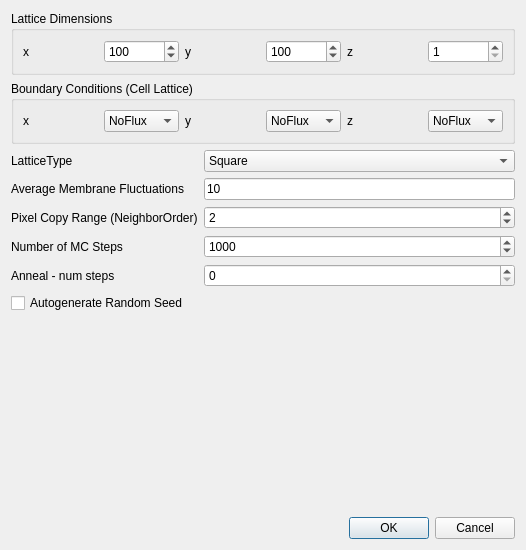
<?xml version="1.0" encoding="UTF-8"?>
<ui version="4.0">
 <class>Dialog</class>
 <widget class="QDialog" name="Dialog">
  <property name="geometry">
   <rect>
    <x>0</x>
    <y>0</y>
    <width>526</width>
    <height>550</height>
   </rect>
  </property>
  <property name="windowTitle">
   <string>Potts Configuration</string>
  </property>
  <layout class="QVBoxLayout" name="verticalLayout_2">
   <item>
    <widget class="QGroupBox" name="groupBox_7">
     <property name="title">
      <string>Lattice Dimensions</string>
     </property>
     <layout class="QHBoxLayout" name="horizontalLayout_25">
      <item>
       <layout class="QHBoxLayout" name="horizontalLayout_24">
        <item>
         <widget class="QLabel" name="label_28">
          <property name="text">
           <string>x</string>
          </property>
         </widget>
        </item>
        <item>
         <widget class="QSpinBox" name="xDimSB">
          <property name="minimum">
           <number>1</number>
          </property>
          <property name="maximum">
           <number>10000000</number>
          </property>
          <property name="value">
           <number>100</number>
          </property>
         </widget>
        </item>
        <item>
         <widget class="QLabel" name="label_29">
          <property name="text">
           <string>y</string>
          </property>
         </widget>
        </item>
        <item>
         <widget class="QSpinBox" name="yDimSB">
          <property name="minimum">
           <number>1</number>
          </property>
          <property name="maximum">
           <number>10000000</number>
          </property>
          <property name="value">
           <number>100</number>
          </property>
         </widget>
        </item>
        <item>
         <widget class="QLabel" name="label_30">
          <property name="text">
           <string>z</string>
          </property>
         </widget>
        </item>
        <item>
         <widget class="QSpinBox" name="zDimSB">
          <property name="minimum">
           <number>1</number>
          </property>
          <property name="maximum">
           <number>10000000</number>
          </property>
         </widget>
        </item>
       </layout>
      </item>
     </layout>
    </widget>
   </item>
   <item>
    <widget class="QGroupBox" name="groupBox_3">
     <property name="title">
      <string>Boundary Conditions (Cell Lattice)</string>
     </property>
     <layout class="QVBoxLayout" name="verticalLayout_9">
      <item>
       <layout class="QHBoxLayout" name="horizontalLayout_11">
        <item>
         <widget class="QLabel" name="label_13">
          <property name="text">
           <string>x</string>
          </property>
         </widget>
        </item>
        <item>
         <widget class="QComboBox" name="xbcCB">
          <item>
           <property name="text">
            <string>NoFlux</string>
           </property>
          </item>
          <item>
           <property name="text">
            <string>Periodic</string>
           </property>
          </item>
         </widget>
        </item>
        <item>
         <widget class="QLabel" name="label_14">
          <property name="text">
           <string>y</string>
          </property>
         </widget>
        </item>
        <item>
         <widget class="QComboBox" name="ybcCB">
          <item>
           <property name="text">
            <string>NoFlux</string>
           </property>
          </item>
          <item>
           <property name="text">
            <string>Periodic</string>
           </property>
          </item>
         </widget>
        </item>
        <item>
         <widget class="QLabel" name="label_15">
          <property name="text">
           <string>z</string>
          </property>
         </widget>
        </item>
        <item>
         <widget class="QComboBox" name="zbcCB">
          <item>
           <property name="text">
            <string>NoFlux</string>
           </property>
          </item>
          <item>
           <property name="text">
            <string>Periodic</string>
           </property>
          </item>
         </widget>
        </item>
       </layout>
      </item>
     </layout>
    </widget>
   </item>
   <item>
    <layout class="QVBoxLayout" name="verticalLayout">
     <item>
      <layout class="QGridLayout" name="gridLayout">
       <item row="0" column="0">
        <widget class="QLabel" name="label_44">
         <property name="text">
          <string>LatticeType</string>
         </property>
        </widget>
       </item>
       <item row="0" column="1">
        <widget class="QComboBox" name="latticeTypeCB">
         <item>
          <property name="text">
           <string>Square</string>
          </property>
         </item>
         <item>
          <property name="text">
           <string>Hexagonal</string>
          </property>
         </item>
        </widget>
       </item>
       <item row="1" column="0">
        <widget class="QLabel" name="label_31">
         <property name="text">
          <string>Average Membrane Fluctuations</string>
         </property>
        </widget>
       </item>
       <item row="1" column="1">
        <widget class="QLineEdit" name="membraneFluctuationsLE">
         <property name="toolTip">
          <string>Also known as so called temperature parameter in the acceptance probability expresion:  exp(-delta E/(k*T))</string>
         </property>
         <property name="text">
          <string>10</string>
         </property>
        </widget>
       </item>
       <item row="2" column="0">
        <widget class="QLabel" name="label_32">
         <property name="text">
          <string>Pixel Copy Range (NeighborOrder)</string>
         </property>
        </widget>
       </item>
       <item row="2" column="1">
        <widget class="QSpinBox" name="neighborOrderSB">
         <property name="minimum">
          <number>1</number>
         </property>
         <property name="maximum">
          <number>10</number>
         </property>
         <property name="value">
          <number>2</number>
         </property>
        </widget>
       </item>
       <item row="3" column="0">
        <widget class="QLabel" name="label_33">
         <property name="text">
          <string>Number of MC Steps</string>
         </property>
        </widget>
       </item>
       <item row="3" column="1">
        <widget class="QSpinBox" name="mcsSB">
         <property name="maximum">
          <number>1000000000</number>
         </property>
         <property name="value">
          <number>1000</number>
         </property>
        </widget>
       </item>
       <item row="4" column="0">
        <widget class="QLabel" name="label_34">
         <property name="text">
          <string>Anneal - num steps</string>
         </property>
        </widget>
       </item>
       <item row="4" column="1">
        <widget class="QSpinBox" name="anneal_mcsSB">
         <property name="maximum">
          <number>1000000000</number>
         </property>
         <property name="value">
          <number>0</number>
         </property>
        </widget>
       </item>
      </layout>
     </item>
     <item>
      <widget class="QCheckBox" name="checkBox">
       <property name="text">
        <string>Autogenerate Random Seed</string>
       </property>
      </widget>
     </item>
    </layout>
   </item>
   <item>
    <spacer name="verticalSpacer">
     <property name="orientation">
      <enum>Qt::Vertical</enum>
     </property>
     <property name="sizeHint" stdset="0">
      <size>
       <width>20</width>
       <height>181</height>
      </size>
     </property>
    </spacer>
   </item>
   <item>
    <layout class="QHBoxLayout" name="horizontalLayout_2">
     <item>
      <spacer name="horizontalSpacer">
       <property name="orientation">
        <enum>Qt::Horizontal</enum>
       </property>
       <property name="sizeHint" stdset="0">
        <size>
         <width>40</width>
         <height>20</height>
        </size>
       </property>
      </spacer>
     </item>
     <item>
      <layout class="QHBoxLayout" name="horizontalLayout">
       <item>
        <widget class="QPushButton" name="pushButton">
         <property name="text">
          <string>OK</string>
         </property>
        </widget>
       </item>
       <item>
        <widget class="QPushButton" name="pushButton_2">
         <property name="text">
          <string>Cancel</string>
         </property>
        </widget>
       </item>
      </layout>
     </item>
    </layout>
   </item>
  </layout>
 </widget>
 <resources/>
 <connections/>
</ui>
